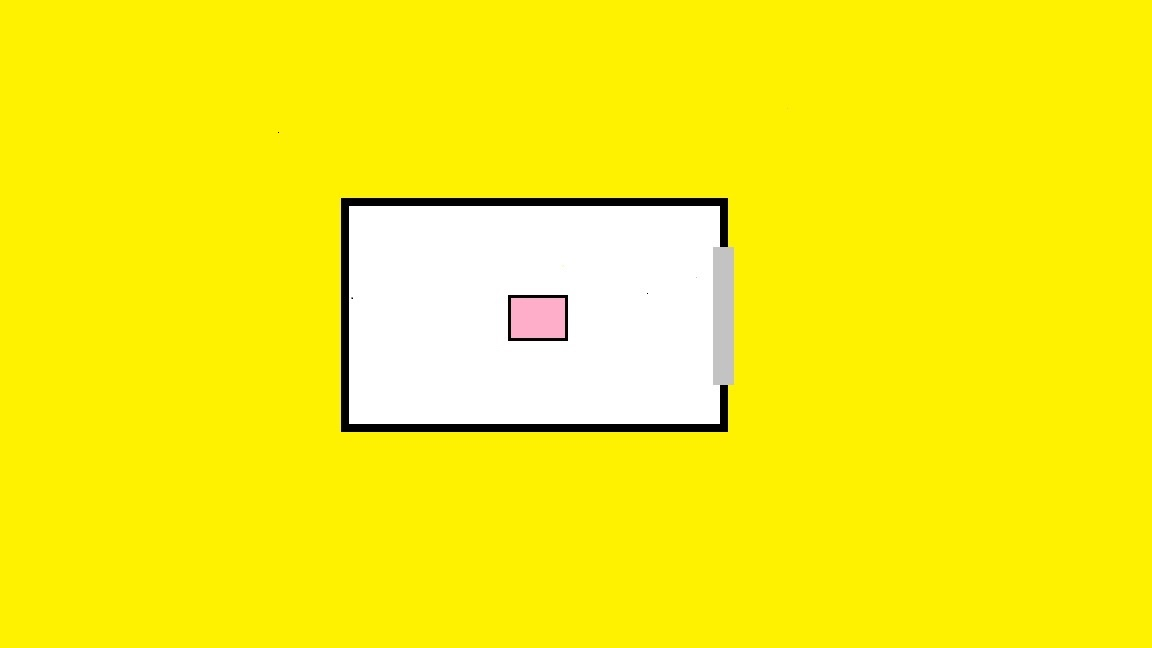
#> input picture close.jpg, 1152 x 648 px
$ python IsDoor2D.py
#> lines starting #> are read from the running program, lines starting #| are printed output that depends on the picture; after the words box and inside, x2 and y2 are one past the last pixel; in counts of white or black regions, pixels touching at a corner belong together
import cv2
import numpy as np
x = 150
y = 200

def circle(x,y):
    cv2.circle(img,(x,y),15,(0,0,0),-1)

status = 'false'
inRange = 'fasle'


k = 0

while k!=27:
    img = cv2.imread('close.jpg',1)
#> img is the input picture: shape (648, 1152, 3); mean B, G, R 27.9, 240, 250.8
    circle(x,y)
#> in circle, `cv2.circle(img,(x,y),15,(0,0,0),-1)`:
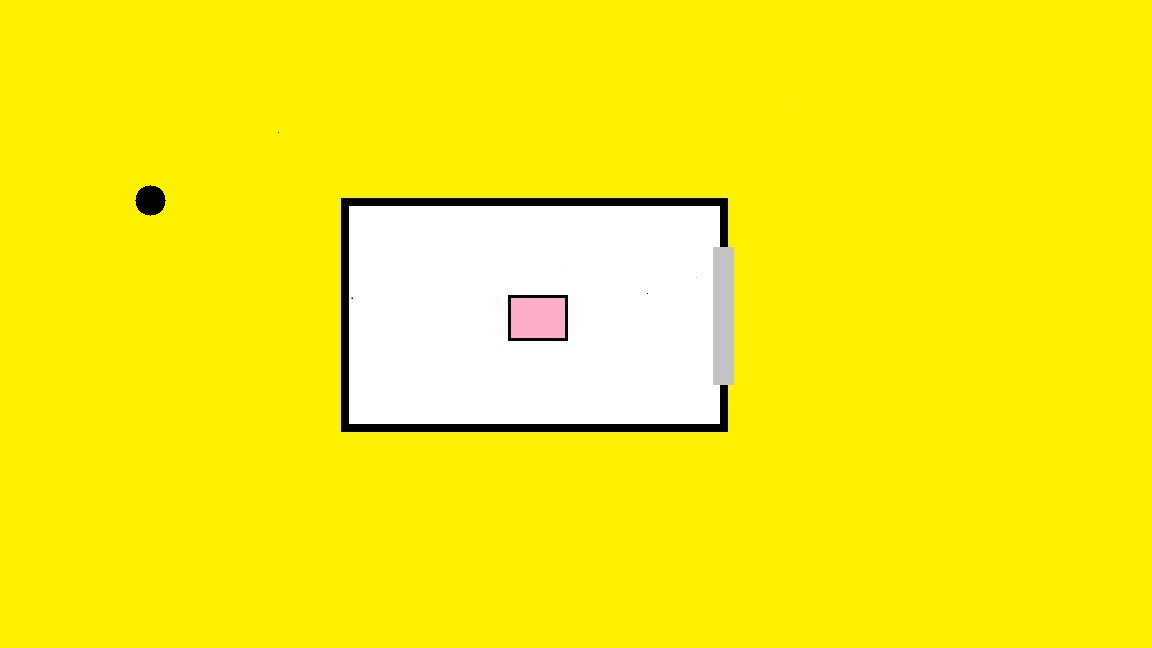
#> img: shape (648, 1152, 3); 0.09% of pixels changed, all inside (x1, y1, x2, y2) = (135, 185, 166, 216)
    cv2.imshow('image',img)
    print("x : " , x , " y : " , y)
    print("status : ",status)
    print("inRange: ",inRange)
    if( x>670 and x<775 and y>250 and y<380):
        inRange = 'true'
    else:
        inRange = 'false'

    if(x>366 and x<=730 and y>222 and y<407):
        status = 'true'
    else:
        status = 'false'

    if(inRange == 'false'):
        img = cv2.imread('close.jpg',1)
        circle(x,y)
        cv2.imshow('image',img)
    elif(inRange == 'true'):
        img = cv2.imread('open.jpg',1);
        circle(x,y)
        cv2.imshow('image',img)

    k = cv2.waitKey(0)
#> (key Esc is pressed here)

    if(status == 'false'):
        if (k==ord('w')):
            if((x>310 and y<455 and y>165 and x<760) or (x>0 and x<1130 and y<=0) or (x>703 and x<760 and y>165 and y<300)):
                y=y
            else:
                y-=20
                if((x>310 and x<760 and y>165 and y<455) or (x>0 and x<1130 and y<=0) or (x>703 and x<760 and y>165 and y<300)):
                    y+=20
        if (k==ord('s')):
            if((x>310 and y>165 and y<455 and x<760) or (x>0 and x<1130 and y>620) or (x>703 and x<760 and y>350 and y<455)):
                y=y
            else:
                y+=20
                if((x>310 and x<760 and y>165 and y<455) or (x>0 and x<1130 and y>620) or (x>703 and x<760 and y>350 and y<455)):
                    y-=20
        if (k==ord('d')):
            if((y>165 and y<455 and x>310 and x<=730) or (x>1120 and y>0 and y<620)):
                x=x
            else:
                x+=20
                if((x>310 and x<760 and y>165 and y<455) or (y>0 and y<645 and x>1120)):
                    x-=20
        if (k==ord('a')):
            if((y<455 and y>360 and x<760 and x>703) or (y>160 and y<277 and x<760 and x>703) or (y>0 and x<30 and y<645)):
                x=x
            else:
                x-=20
                if((y>0 and y<645 and x<30) or (y>360 and y<455 and x<760 and x>730) or (y>160 and y<277 and x<760 and x>703)):
                    x+=20

    if(status == 'true'):
        if (k==ord('w')):
                    # inside reg                          boarder
            if((x>495 and y<355 and y>284 and x<585) or ( y<222 and x>366 and x<703) or (x>703 and x<760 and y>165 and y<300)):
                y=y
            else:
                y-=20
                if((x>366 and x<703 and y<222) or ( x>495 and y<355 and x<585 and y>284) or (x>703 and x<760 and y>165 and y<300)):
                    y+=20
        if (k==ord('s')):
            if((x>495 and y>284 and y<355 and x<585) or ( y>407 and x>366 and x<703) or (x>703 and x<760 and y>350 and y<455)):
                y=y
            else:
                y+=20
                    #   boarder                           reg
                if((x<703 and x>366 and y>407) or ( x>495 and y>284 and x<585 and y<355 ) or (x>703 and x<760 and y>350 and y<455)):
                    y-=20

        if (k==ord('a')):
            if((x>495 and y>284 and y<355 and x<585) or ( y>222 and x<366 and y<407)):
                x=x
            else:
                x-=20
                    #  boarder                           reg
                if((x<366 and y>222 and y<407) or ( y>284 and y<355 and x<585 and x > 495)):
                    x+=20
        if(k==ord('d')):
            if((x>495 and y>284 and y<355 and x<585) or (y<277 and y>222 and x>703) or (x>703 and y>360 and y<407)):
                x=x
            else:
                x+=20
                if((x>703 and y>222 and y<277) or ( y>284 and y<355 and x>495 and x<585) or (x>703 and y>360 and y<407)):
                    x-=20
